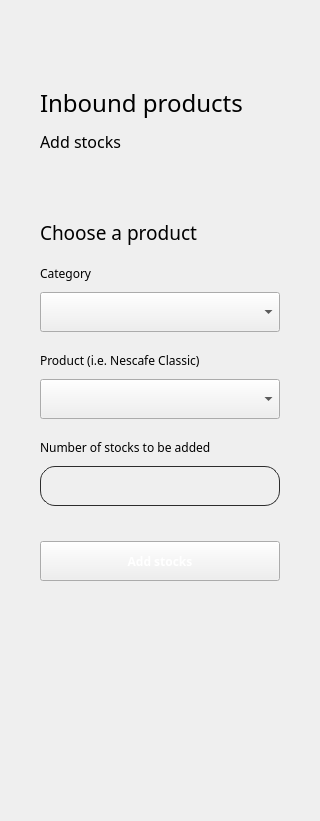
                <widget class="QWidget" name="page_2_inbound">
                 <layout class="QGridLayout" name="gridLayout_54">
                  <property name="leftMargin">
                   <number>0</number>
                  </property>
                  <property name="topMargin">
                   <number>40</number>
                  </property>
                  <property name="rightMargin">
                   <number>0</number>
                  </property>
                  <property name="bottomMargin">
                   <number>0</number>
                  </property>
                  <property name="spacing">
                   <number>0</number>
                  </property>
                  <item row="0" column="0">
                   <widget class="QWidget" name="widget_outbound_3" native="true">
                    <property name="minimumSize">
                     <size>
                      <width>0</width>
                      <height>0</height>
                     </size>
                    </property>
                    <layout class="QVBoxLayout" name="verticalLayout_175">
                     <property name="spacing">
                      <number>0</number>
                     </property>
                     <property name="leftMargin">
                      <number>0</number>
                     </property>
                     <property name="topMargin">
                      <number>0</number>
                     </property>
                     <property name="rightMargin">
                      <number>0</number>
                     </property>
                     <property name="bottomMargin">
                      <number>0</number>
                     </property>
                     <item alignment="Qt::AlignTop">
                      <widget class="QWidget" name="widget_inbound_header" native="true">
                       <property name="minimumSize">
                        <size>
                         <width>0</width>
                         <height>140</height>
                        </size>
                       </property>
                       <property name="maximumSize">
                        <size>
                         <width>16777215</width>
                         <height>140</height>
                        </size>
                       </property>
                       <layout class="QVBoxLayout" name="verticalLayout_176">
                        <property name="spacing">
                         <number>0</number>
                        </property>
                        <property name="leftMargin">
                         <number>40</number>
                        </property>
                        <property name="topMargin">
                         <number>40</number>
                        </property>
                        <property name="rightMargin">
                         <number>20</number>
                        </property>
                        <property name="bottomMargin">
                         <number>0</number>
                        </property>
                        <item>
                         <widget class="QLabel" name="label_180">
                          <property name="maximumSize">
                           <size>
                            <width>16777215</width>
                            <height>40</height>
                           </size>
                          </property>
                          <property name="font">
                           <font>
                            <family>Hauora ExtraBold</family>
                            <pointsize>18</pointsize>
                           </font>
                          </property>
                          <property name="text">
                           <string>Inbound products</string>
                          </property>
                         </widget>
                        </item>
                        <item>
                         <widget class="QLabel" name="label_181">
                          <property name="maximumSize">
                           <size>
                            <width>16777215</width>
                            <height>30</height>
                           </size>
                          </property>
                          <property name="font">
                           <font>
                            <family>Hauora</family>
                            <pointsize>12</pointsize>
                           </font>
                          </property>
                          <property name="text">
                           <string>Add stocks</string>
                          </property>
                         </widget>
                        </item>
                        <item>
                         <spacer name="verticalSpacer_52">
                          <property name="orientation">
                           <enum>Qt::Vertical</enum>
                          </property>
                          <property name="sizeType">
                           <enum>QSizePolicy::Fixed</enum>
                          </property>
                          <property name="sizeHint" stdset="0">
                           <size>
                            <width>20</width>
                            <height>20</height>
                           </size>
                          </property>
                         </spacer>
                        </item>
                       </layout>
                      </widget>
                     </item>
                     <item>
                      <widget class="QStackedWidget" name="stackedWidget_inbound_selection">
                       <property name="currentIndex">
                        <number>0</number>
                       </property>
                       <widget class="QWidget" name="page_inbound_selection">
                        <layout class="QGridLayout" name="gridLayout_52">
                         <property name="leftMargin">
                          <number>0</number>
                         </property>
                         <property name="topMargin">
                          <number>0</number>
                         </property>
                         <property name="rightMargin">
                          <number>0</number>
                         </property>
                         <property name="bottomMargin">
                          <number>0</number>
                         </property>
                         <property name="spacing">
                          <number>0</number>
                         </property>
                         <item row="0" column="0" alignment="Qt::AlignTop">
                          <widget class="QWidget" name="widget_inbound_selection" native="true">
                           <layout class="QVBoxLayout" name="verticalLayout_177">
                            <property name="spacing">
                             <number>20</number>
                            </property>
                            <property name="leftMargin">
                             <number>40</number>
                            </property>
                            <property name="topMargin">
                             <number>40</number>
                            </property>
                            <property name="rightMargin">
                             <number>40</number>
                            </property>
                            <property name="bottomMargin">
                             <number>40</number>
                            </property>
                            <item>
                             <widget class="QLabel" name="label_182">
                              <property name="minimumSize">
                               <size>
                                <width>0</width>
                                <height>25</height>
                               </size>
                              </property>
                              <property name="maximumSize">
                               <size>
                                <width>16777215</width>
                                <height>25</height>
                               </size>
                              </property>
                              <property name="font">
                               <font>
                                <family>Hauora ExtraBold</family>
                                <pointsize>14</pointsize>
                               </font>
                              </property>
                              <property name="text">
                               <string>Choose a product</string>
                              </property>
                             </widget>
                            </item>
                            <item>
                             <widget class="QWidget" name="widget_94" native="true">
                              <property name="maximumSize">
                               <size>
                                <width>16777215</width>
                                <height>67</height>
                               </size>
                              </property>
                              <layout class="QVBoxLayout" name="verticalLayout_178">
                               <property name="spacing">
                                <number>10</number>
                               </property>
                               <property name="leftMargin">
                                <number>0</number>
                               </property>
                               <property name="topMargin">
                                <number>0</number>
                               </property>
                               <property name="rightMargin">
                                <number>0</number>
                               </property>
                               <property name="bottomMargin">
                                <number>0</number>
                               </property>
                               <item>
                                <widget class="QLabel" name="label_183">
                                 <property name="minimumSize">
                                  <size>
                                   <width>0</width>
                                   <height>17</height>
                                  </size>
                                 </property>
                                 <property name="maximumSize">
                                  <size>
                                   <width>16777215</width>
                                   <height>17</height>
                                  </size>
                                 </property>
                                 <property name="font">
                                  <font>
                                   <family>Hauora</family>
                                   <pointsize>9</pointsize>
                                  </font>
                                 </property>
                                 <property name="text">
                                  <string>Category</string>
                                 </property>
                                </widget>
                               </item>
                               <item>
                                <widget class="QComboBox" name="comboBox_inbound_category">
                                 <property name="minimumSize">
                                  <size>
                                   <width>240</width>
                                   <height>40</height>
                                  </size>
                                 </property>
                                 <property name="maximumSize">
                                  <size>
                                   <width>400</width>
                                   <height>40</height>
                                  </size>
                                 </property>
                                 <property name="font">
                                  <font>
                                   <family>Hauora</family>
                                   <pointsize>9</pointsize>
                                  </font>
                                 </property>
                                 <property name="styleSheet">
                                  <string notr="true"/>
                                 </property>
                                 <property name="editable">
                                  <bool>false</bool>
                                 </property>
                                </widget>
                               </item>
                              </layout>
                             </widget>
                            </item>
                            <item>
                             <widget class="QWidget" name="widget_95" native="true">
                              <property name="maximumSize">
                               <size>
                                <width>16777215</width>
                                <height>67</height>
                               </size>
                              </property>
                              <layout class="QVBoxLayout" name="verticalLayout_179">
                               <property name="spacing">
                                <number>10</number>
                               </property>
                               <property name="leftMargin">
                                <number>0</number>
                               </property>
                               <property name="topMargin">
                                <number>0</number>
                               </property>
                               <property name="rightMargin">
                                <number>0</number>
                               </property>
                               <property name="bottomMargin">
                                <number>0</number>
                               </property>
                               <item>
                                <widget class="QLabel" name="label_184">
                                 <property name="minimumSize">
                                  <size>
                                   <width>0</width>
                                   <height>17</height>
                                  </size>
                                 </property>
                                 <property name="maximumSize">
                                  <size>
                                   <width>16777215</width>
                                   <height>17</height>
                                  </size>
                                 </property>
                                 <property name="font">
                                  <font>
                                   <family>Hauora</family>
                                   <pointsize>9</pointsize>
                                  </font>
                                 </property>
                                 <property name="text">
                                  <string>Product (i.e. Nescafe Classic)</string>
                                 </property>
                                </widget>
                               </item>
                               <item>
                                <widget class="QComboBox" name="comboBox_inbound_products">
                                 <property name="minimumSize">
                                  <size>
                                   <width>240</width>
                                   <height>40</height>
                                  </size>
                                 </property>
                                 <property name="maximumSize">
                                  <size>
                                   <width>400</width>
                                   <height>40</height>
                                  </size>
                                 </property>
                                 <property name="font">
                                  <font>
                                   <family>Hauora</family>
                                   <pointsize>9</pointsize>
                                  </font>
                                 </property>
                                 <property name="styleSheet">
                                  <string notr="true"/>
                                 </property>
                                 <property name="editable">
                                  <bool>false</bool>
                                 </property>
                                </widget>
                               </item>
                              </layout>
                             </widget>
                            </item>
                            <item>
                             <widget class="QWidget" name="widget_96" native="true">
                              <property name="maximumSize">
                               <size>
                                <width>16777215</width>
                                <height>67</height>
                               </size>
                              </property>
                              <layout class="QVBoxLayout" name="verticalLayout_180">
                               <property name="spacing">
                                <number>10</number>
                               </property>
                               <property name="leftMargin">
                                <number>0</number>
                               </property>
                               <property name="topMargin">
                                <number>0</number>
                               </property>
                               <property name="rightMargin">
                                <number>0</number>
                               </property>
                               <property name="bottomMargin">
                                <number>0</number>
                               </property>
                               <item>
                                <widget class="QLabel" name="label_185">
                                 <property name="minimumSize">
                                  <size>
                                   <width>0</width>
                                   <height>17</height>
                                  </size>
                                 </property>
                                 <property name="maximumSize">
                                  <size>
                                   <width>16777215</width>
                                   <height>17</height>
                                  </size>
                                 </property>
                                 <property name="font">
                                  <font>
                                   <family>Hauora</family>
                                   <pointsize>9</pointsize>
                                  </font>
                                 </property>
                                 <property name="text">
                                  <string>Number of stocks to be added</string>
                                 </property>
                                </widget>
                               </item>
                               <item>
                                <widget class="QLineEdit" name="lineEdit_inbound_stocks">
                                 <property name="minimumSize">
                                  <size>
                                   <width>240</width>
                                   <height>40</height>
                                  </size>
                                 </property>
                                 <property name="maximumSize">
                                  <size>
                                   <width>400</width>
                                   <height>40</height>
                                  </size>
                                 </property>
                                 <property name="font">
                                  <font>
                                   <family>Hauora</family>
                                   <pointsize>9</pointsize>
                                  </font>
                                 </property>
                                 <property name="styleSheet">
                                  <string notr="true">border-radius: 15px;
background-color: rgba(0,0,0,0);
border: 1px solid rgb(45, 45, 45);
padding-top: 4px;
padding-bottom: 4px;
padding-left: 8px;
padding-right: 8px;

</string>
                                 </property>
                                 <property name="text">
                                  <string/>
                                 </property>
                                </widget>
                               </item>
                              </layout>
                             </widget>
                            </item>
                            <item>
                             <widget class="QWidget" name="widget_inbound_action" native="true">
                              <property name="minimumSize">
                               <size>
                                <width>210</width>
                                <height>0</height>
                               </size>
                              </property>
                              <property name="maximumSize">
                               <size>
                                <width>400</width>
                                <height>55</height>
                               </size>
                              </property>
                              <layout class="QHBoxLayout" name="horizontalLayout_53">
                               <property name="spacing">
                                <number>10</number>
                               </property>
                               <property name="leftMargin">
                                <number>0</number>
                               </property>
                               <property name="topMargin">
                                <number>15</number>
                               </property>
                               <property name="rightMargin">
                                <number>0</number>
                               </property>
                               <property name="bottomMargin">
                                <number>0</number>
                               </property>
                               <item>
                                <widget class="QPushButton" name="pushButton_inbound_save">
                                 <property name="minimumSize">
                                  <size>
                                   <width>100</width>
                                   <height>40</height>
                                  </size>
                                 </property>
                                 <property name="maximumSize">
                                  <size>
                                   <width>400</width>
                                   <height>40</height>
                                  </size>
                                 </property>
                                 <property name="font">
                                  <font>
                                   <family>Hauora</family>
                                   <pointsize>9</pointsize>
                                   <bold>true</bold>
                                  </font>
                                 </property>
                                 <property name="cursor">
                                  <cursorShape>ArrowCursor</cursorShape>
                                 </property>
                                 <property name="layoutDirection">
                                  <enum>Qt::LeftToRight</enum>
                                 </property>
                                 <property name="styleSheet">
                                  <string notr="true">color: rgb(255, 255, 255);</string>
                                 </property>
                                 <property name="text">
                                  <string>Add stocks</string>
                                 </property>
                                 <property name="iconSize">
                                  <size>
                                   <width>30</width>
                                   <height>30</height>
                                  </size>
                                 </property>
                                 <property name="checkable">
                                  <bool>true</bool>
                                 </property>
                                 <property name="autoExclusive">
                                  <bool>true</bool>
                                 </property>
                                </widget>
                               </item>
                              </layout>
                             </widget>
                            </item>
                            <item>
                             <spacer name="verticalSpacer_53">
                              <property name="orientation">
                               <enum>Qt::Vertical</enum>
                              </property>
                              <property name="sizeType">
                               <enum>QSizePolicy::Fixed</enum>
                              </property>
                              <property name="sizeHint" stdset="0">
                               <size>
                                <width>20</width>
                                <height>200</height>
                               </size>
                              </property>
                             </spacer>
                            </item>
                           </layout>
                          </widget>
                         </item>
                        </layout>
                       </widget>
                       <widget class="QWidget" name="page_accounts_viewall_6">
                        <layout class="QVBoxLayout" name="verticalLayout_181">
                         <property name="spacing">
                          <number>0</number>
                         </property>
                         <property name="leftMargin">
                          <number>0</number>
                         </property>
                         <property name="topMargin">
                          <number>0</number>
                         </property>
                         <property name="rightMargin">
                          <number>0</number>
                         </property>
                         <property name="bottomMargin">
                          <number>0</number>
                         </property>
                        </layout>
                       </widget>
                       <widget class="QWidget" name="page_accounts_edit_6">
                        <layout class="QGridLayout" name="gridLayout_53">
                         <property name="leftMargin">
                          <number>0</number>
                         </property>
                         <property name="topMargin">
                          <number>0</number>
                         </property>
                         <property name="rightMargin">
                          <number>0</number>
                         </property>
                         <property name="bottomMargin">
                          <number>0</number>
                         </property>
                         <property name="spacing">
                          <number>0</number>
                         </property>
                        </layout>
                       </widget>
                       <widget class="QWidget" name="pagee_6">
                        <property name="maximumSize">
                         <size>
                          <width>400</width>
                          <height>16777215</height>
                         </size>
                        </property>
                       </widget>
                      </widget>
                     </item>
                    </layout>
                   </widget>
                  </item>
                 </layout>
                </widget>
